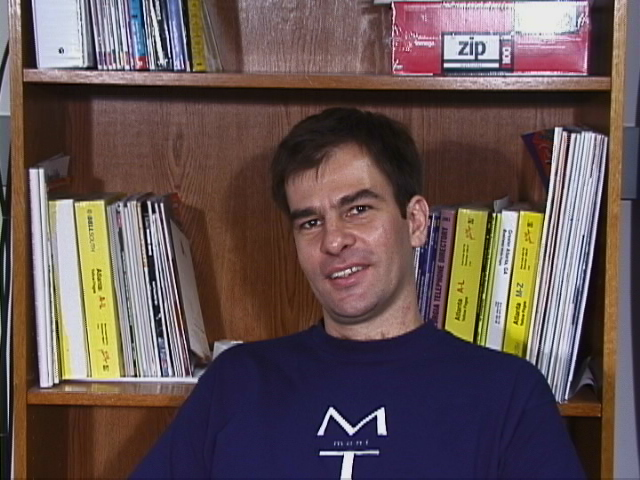
#> input picture spondereServer/recognition/dataset/s01/03.jpg, 640 x 480 px; its folder holds only this picture in this run
$ python -i findFace.py   (imports and definitions only)
#> lines starting #> are read from the running program, lines starting #| are printed output that depends on the picture
import cv2 as cv
from settings import FACE_DIM, MIN_SIZE_DATASET, faceCascade
from util.image import loadUserDataset
import numpy as np


def findFace(image):
    imageGrayScale = cv.cvtColor(image, cv.COLOR_RGB2GRAY)
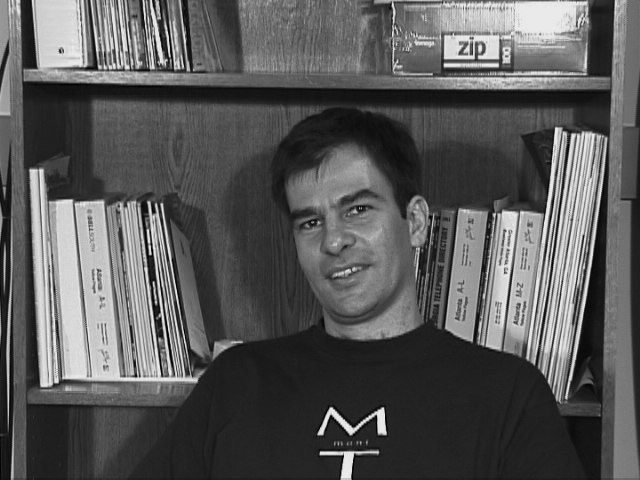
#> imageGrayScale: shape (480, 640); min 1, max 235, mean 88
    facesPositions = faceCascade.detectMultiScale(imageGrayScale)
#> facesPositions = [[263, 155, 150, 150]]

    if len(facesPositions) > 0:
        column, row, width, height = facesPositions[0]
#> column = 263; row = 155; width = 150; height = 150
    else:
        return None, 'Erro ao localizar face, não existe faces na imagem. \n'

    #face(column, row, width, height)
    #a regiao com maior area é considerada uma face de interesse
    for face in facesPositions:
        if height < face[3]:
            column, row, width, height = face
#> this loop made 1 pass
#> after the loop, column = 263; height = 150; row = 155; width = 150

    cropFace = image[ row: row+height, column:column+width]
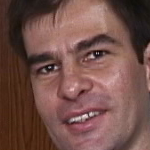
#> cropFace: shape (150, 150, 3); mean R, G, B 114.8, 79.9, 73.2
    cropFace = cv.resize(cropFace, (FACE_DIM, FACE_DIM))
#> cropFace: shape (100, 100, 3)

    return np.asarray(cropFace), None

def extractFace(path:str, userID:int):
    images = loadUserDataset(path, userID)
    faces = []

    for image in images:
        face, error = findFace(image)
        if error is None:
            faces.append(face)

    if len(faces) < MIN_SIZE_DATASET:
        return None, "Error: r003"

    return faces, None

>>> import cv2
>>> picture = cv2.cvtColor(cv2.imread('dataset/s01/03.jpg'), cv2.COLOR_BGR2RGB)
>>> result = findFace(picture)

$ run again, on spondereServer/recognition/dataset/s01/04.jpg
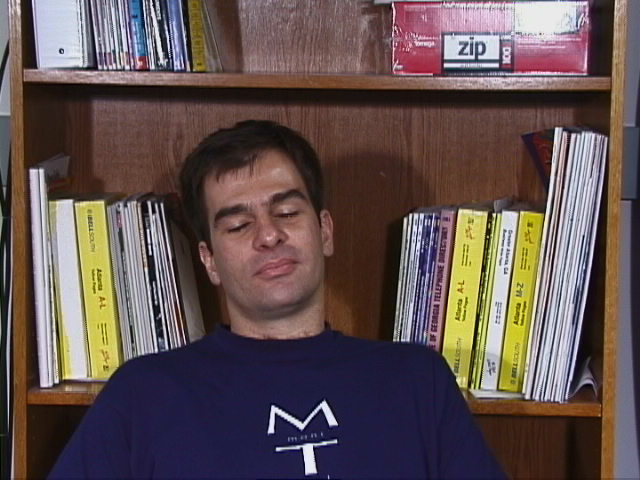
#> input picture spondereServer/recognition/dataset/s01/04.jpg, 640 x 480 px
#> in findFace, `imageGrayScale = cv.cvtColor(image, cv.COLOR_RGB2GRAY)`:
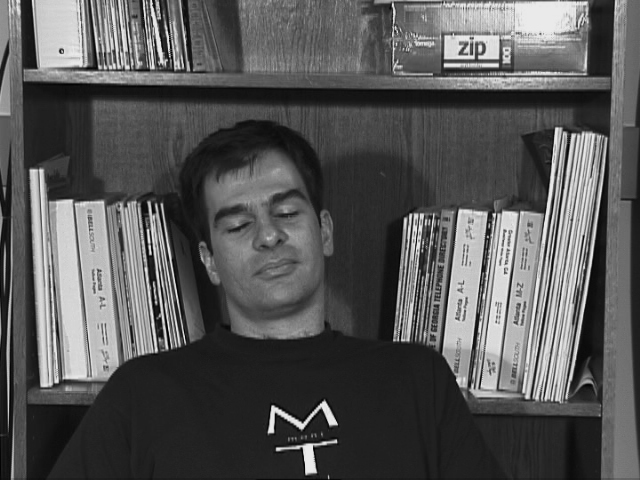
#> imageGrayScale: shape (480, 640); min 1, max 236, mean 85.8
#> facesPositions = [[183, 152, 162, 162]]
#> in findFace, `column, row, width, height = facesPositions[0]`: column = 183; row = 152; width = 162
#> the loop in findFace, `for face in facesPositions:` made 1 pass
#> after the loop in findFace, `for face in facesPositions:`: column = 183; height = 162; row = 152; width = 162
#> in findFace, `cropFace = image[ row: row+height, column:column+width]`:
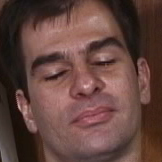
#> cropFace: shape (162, 162, 3); mean R, G, B 99.1, 68.8, 62.7

$ run again, on spondereServer/recognition/dataset/s01/05.jpg
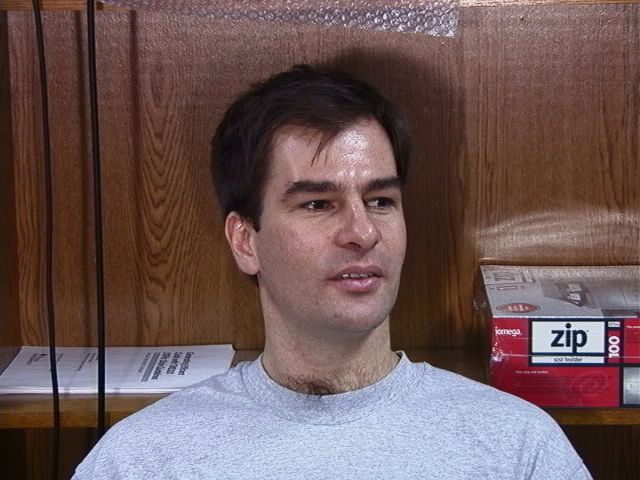
#> input picture spondereServer/recognition/dataset/s01/05.jpg, 640 x 480 px
#> in findFace, `imageGrayScale = cv.cvtColor(image, cv.COLOR_RGB2GRAY)`:
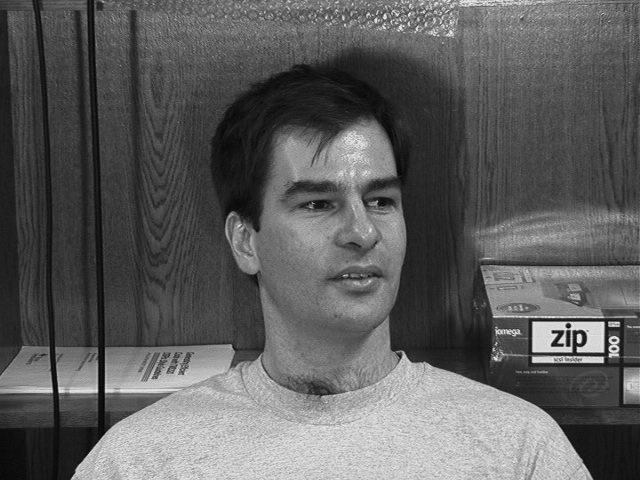
#> imageGrayScale: shape (480, 640); min 2, max 235, mean 94.4
#> facesPositions = [[267, 135, 170, 170]]
#> in findFace, `column, row, width, height = facesPositions[0]`: column = 267; row = 135; width = 170
#> the loop in findFace, `for face in facesPositions:` made 1 pass
#> after the loop in findFace, `for face in facesPositions:`: column = 267; height = 170; row = 135; width = 170
#> in findFace, `cropFace = cv.resize(cropFace, (FACE_DIM, FACE_DIM))`:
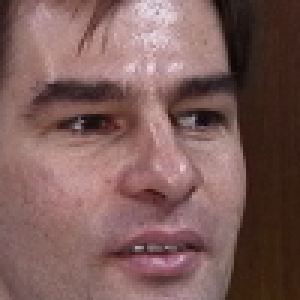
#> cropFace: shape (100, 100, 3) (shown 3 times larger); mean R, G, B 125.2, 92.5, 89.5

$ run again, on spondereServer/recognition/dataset/s01/08.jpg
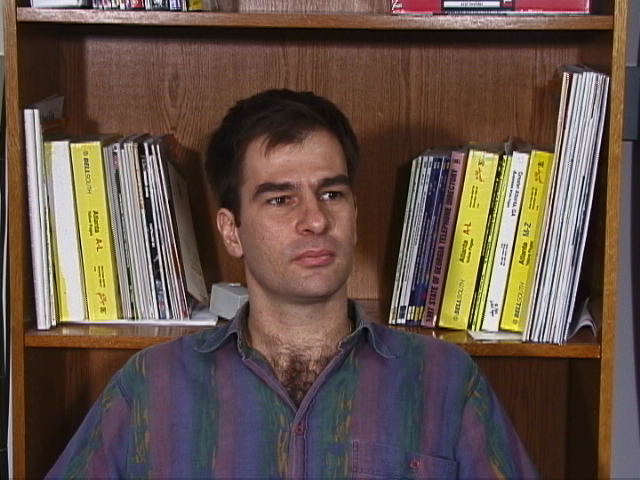
#> input picture spondereServer/recognition/dataset/s01/08.jpg, 640 x 480 px
#> in findFace, `imageGrayScale = cv.cvtColor(image, cv.COLOR_RGB2GRAY)`:
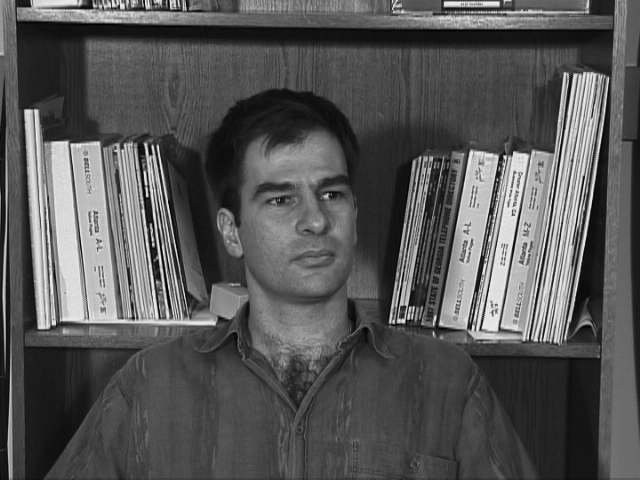
#> imageGrayScale: shape (480, 640); min 1, max 235, mean 85.6
#> facesPositions = [[235, 139, 147, 147]]
#> in findFace, `column, row, width, height = facesPositions[0]`: column = 235; row = 139; width = 147
#> the loop in findFace, `for face in facesPositions:` made 1 pass
#> after the loop in findFace, `for face in facesPositions:`: column = 235; height = 147; row = 139; width = 147
#> in findFace, `cropFace = image[ row: row+height, column:column+width]`:
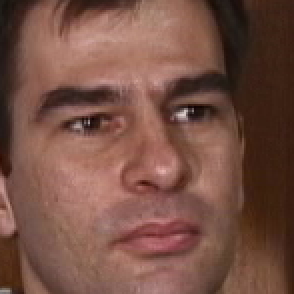
#> cropFace: shape (147, 147, 3) (shown 2 times larger); mean R, G, B 118.9, 80.4, 68.5
